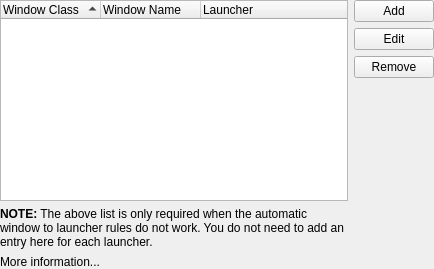
<?xml version="1.0" encoding="UTF-8"?>
<ui version="4.0">
 <class>LauncherConfig</class>
 <widget class="QWidget" name="LauncherConfig">
  <property name="geometry">
   <rect>
    <x>0</x>
    <y>0</y>
    <width>434</width>
    <height>269</height>
   </rect>
  </property>
  <layout class="QGridLayout" name="gridLayout">
   <property name="margin">
    <number>0</number>
   </property>
   <item row="0" column="0" rowspan="4">
    <widget class="QTreeWidget" name="view">
     <property name="alternatingRowColors">
      <bool>true</bool>
     </property>
     <property name="rootIsDecorated">
      <bool>false</bool>
     </property>
     <property name="uniformRowHeights">
      <bool>true</bool>
     </property>
     <property name="itemsExpandable">
      <bool>false</bool>
     </property>
     <property name="sortingEnabled">
      <bool>true</bool>
     </property>
     <property name="allColumnsShowFocus">
      <bool>true</bool>
     </property>
     <column>
      <property name="text">
       <string>Window Class</string>
      </property>
     </column>
     <column>
      <property name="text">
       <string>Window Name</string>
      </property>
     </column>
     <column>
      <property name="text">
       <string>Launcher</string>
      </property>
     </column>
    </widget>
   </item>
   <item row="0" column="1">
    <widget class="KPushButton" name="add">
     <property name="text">
      <string>Add</string>
     </property>
    </widget>
   </item>
   <item row="1" column="1">
    <widget class="KPushButton" name="edit">
     <property name="text">
      <string>Edit</string>
     </property>
    </widget>
   </item>
   <item row="2" column="1">
    <widget class="KPushButton" name="remove">
     <property name="text">
      <string>Remove</string>
     </property>
    </widget>
   </item>
   <item row="3" column="1">
    <spacer name="verticalSpacer">
     <property name="orientation">
      <enum>Qt::Vertical</enum>
     </property>
     <property name="sizeHint" stdset="0">
      <size>
       <width>69</width>
       <height>90</height>
      </size>
     </property>
    </spacer>
   </item>
   <item row="4" column="0">
    <widget class="QLabel" name="label_2">
     <property name="text">
      <string>&lt;b&gt;NOTE:&lt;/b&gt; The above list is only required when the automatic window to launcher rules do not work. You do not need to add an entry here for each launcher.</string>
     </property>
     <property name="wordWrap">
      <bool>true</bool>
     </property>
    </widget>
   </item>
   <item row="5" column="0">
    <widget class="KUrlLabel" name="label">
     <property name="text">
      <string>More information...</string>
     </property>
    </widget>
   </item>
  </layout>
 </widget>
 <customwidgets>
  <customwidget>
   <class>KUrlLabel</class>
   <extends>QLabel</extends>
   <header>kurllabel.h</header>
  </customwidget>
  <customwidget>
   <class>KPushButton</class>
   <extends>QPushButton</extends>
   <header>kpushbutton.h</header>
  </customwidget>
 </customwidgets>
 <connections/>
</ui>
